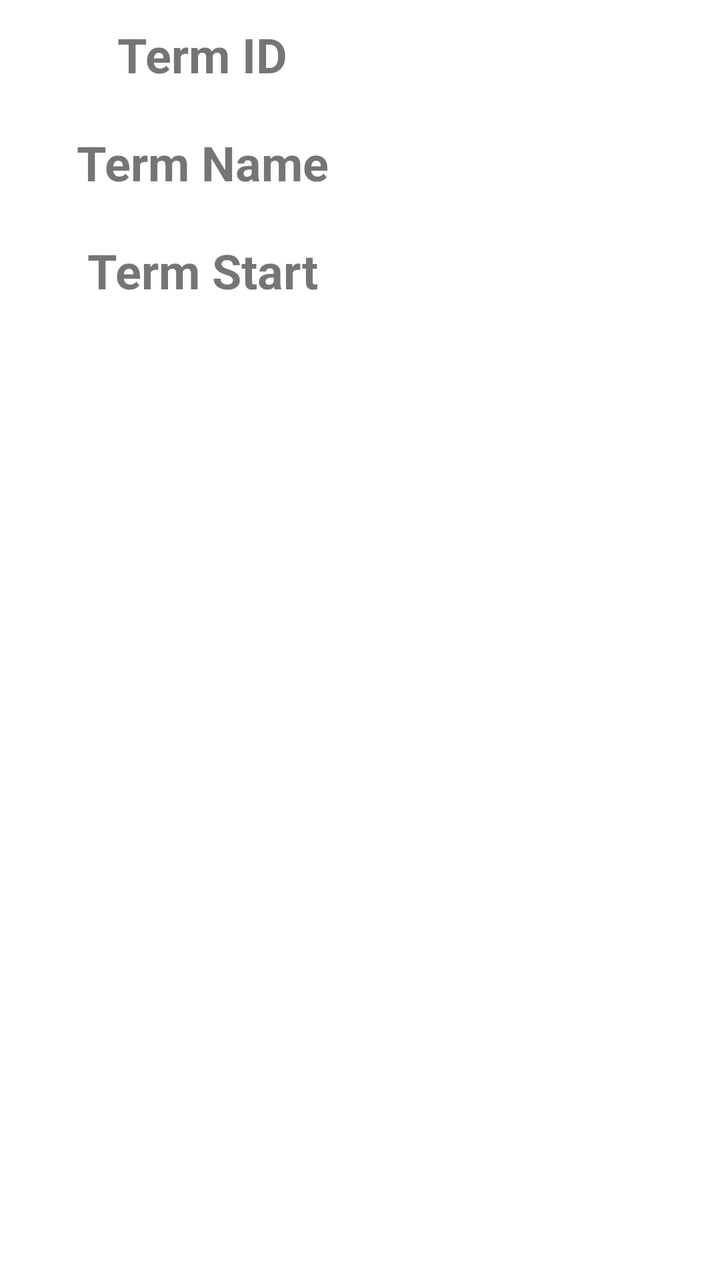
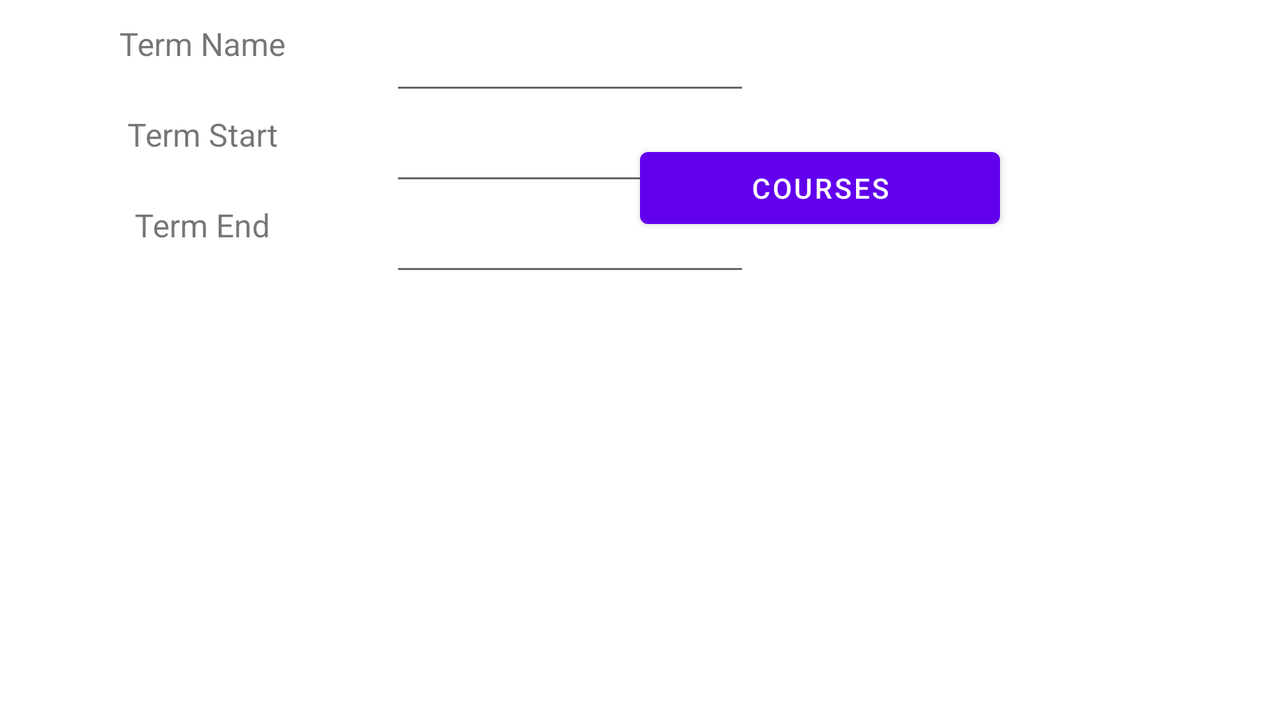

First picture: res/layout/ on a phone held upright. Second picture: the repository's own variant of that layout, on a device whose configuration matches the variant's folder. Source for both follows.
<!-- AndroidManifest.xml: application theme Theme.Glenn_Straughn_C196_App -->
<!-- res/layout/activity_term_details.xml -->
<?xml version="1.0" encoding="utf-8"?>
<androidx.constraintlayout.widget.ConstraintLayout xmlns:android="http://schemas.android.com/apk/res/android"
    xmlns:app="http://schemas.android.com/apk/res-auto"
    xmlns:tools="http://schemas.android.com/tools"
    android:layout_width="match_parent"
    android:layout_height="match_parent"
    tools:context=".UI.TermDetails">

    <LinearLayout
        android:layout_width="391dp"
        android:layout_height="773dp"
        android:orientation="vertical"
        android:layout_margin="9dp"
        tools:layout_editor_absoluteX="1dp"
        tools:layout_editor_absoluteY="77dp"
        app:layout_constraintStart_toStartOf="parent"
        app:layout_constraintTop_toTopOf="parent">

        <LinearLayout
            android:layout_width="match_parent"
            android:layout_height="54dp"
            android:orientation="horizontal">

            <TextView
                android:id="@+id/textView8"
                android:layout_width="180dp"
                android:layout_height="match_parent"
                android:layout_margin="2dp"
                android:text="Term ID"
                android:textAlignment="center"
                android:textSize="24sp"
                android:textStyle="bold" />

            <EditText
                android:id="@+id/termID"
                android:layout_margin="2dp"
                android:layout_width="0dp"
                android:layout_height="match_parent" />
        </LinearLayout>

        <LinearLayout
            android:layout_width="match_parent"
            android:layout_height="54dp"
            android:orientation="horizontal">

            <TextView
                android:id="@+id/textView9"
                android:layout_width="180dp"
                android:layout_height="match_parent"
                android:layout_margin="2dp"
                android:text="Term Name"
                android:textAlignment="center"
                android:textSize="24sp"
                android:textStyle="bold" />

            <EditText
                android:id="@+id/termName"
                android:layout_margin="2dp"
                android:layout_width="0dp"
                android:layout_height="match_parent"/>
        </LinearLayout>

        <LinearLayout
            android:layout_width="match_parent"
            android:layout_height="54dp"
            android:orientation="horizontal">

            <TextView
                android:id="@+id/textView10"
                android:layout_width="180dp"
                android:layout_height="match_parent"
                android:layout_margin="2dp"
                android:text="Term Start"
                android:textAlignment="center"
                android:textSize="24sp"
                android:textStyle="bold" />

            <EditText
                android:id="@+id/termStart"
                android:layout_margin="2dp"
                android:layout_width="0dp"
                android:layout_height="match_parent"/>
        </LinearLayout>


    </LinearLayout>
</androidx.constraintlayout.widget.ConstraintLayout>
<!-- resources referenced by this layout -->
<resources>
  <style name="Theme.Glenn_Straughn_C196_App" parent="Theme.MaterialComponents.DayNight.DarkActionBar">
          
          <item name="colorPrimary">@color/purple_500</item>
          <item name="colorPrimaryVariant">@color/purple_700</item>
          <item name="colorOnPrimary">@color/white</item>
          
          <item name="colorSecondary">@color/teal_200</item>
          <item name="colorSecondaryVariant">@color/teal_700</item>
          <item name="colorOnSecondary">@color/black</item>
          
          <item name="android:statusBarColor" tools:targetApi="l">?attr/colorPrimaryVariant</item>
          
      </style>
</resources>
<!-- res/layout-land/activity_term_details.xml (the repository's variant of the layout above) -->
<!-- drawn on the phone turned sideways -->
<?xml version="1.0" encoding="utf-8"?>
<androidx.constraintlayout.widget.ConstraintLayout xmlns:android="http://schemas.android.com/apk/res/android"
    xmlns:app="http://schemas.android.com/apk/res-auto"
    xmlns:tools="http://schemas.android.com/tools"
    android:layout_width="match_parent"
    android:layout_height="match_parent"
    tools:context=".UI.TermDetails">


    <Button
        android:id="@+id/viewCoursesBtn"
        android:layout_width="180dp"
        android:layout_height="wrap_content"
        android:layout_marginTop="70dp"
        android:layout_marginEnd="140dp"
        android:onClick="enterCourseList"
        android:text="Courses"
        app:layout_constraintEnd_toEndOf="parent"
        app:layout_constraintTop_toTopOf="parent" />

    <ScrollView
        android:id="@+id/scrollView9"
        android:layout_width="851dp"
        android:layout_height="393dp">

        <LinearLayout
            android:layout_width="391dp"
            android:layout_height="773dp"
            android:layout_margin="9dp"
            android:orientation="vertical"
            app:layout_constraintStart_toStartOf="parent"
            app:layout_constraintTop_toTopOf="parent"
            tools:layout_editor_absoluteX="1dp"
            tools:layout_editor_absoluteY="77dp">

            <LinearLayout
                android:layout_width="match_parent"
                android:layout_height="match_parent"
                android:orientation="horizontal">

                <TextView
                    android:id="@+id/textView9"
                    android:layout_width="180dp"
                    android:layout_height="match_parent"
                    android:layout_margin="2dp"
                    android:text="Term Name"
                    android:textAlignment="center"
                    android:textSize="16sp" />

                <EditText
                    android:id="@+id/termName"
                    android:layout_width="180dp"
                    android:layout_height="match_parent"
                    android:layout_margin="2dp" />
            </LinearLayout>

            <LinearLayout
                android:layout_width="match_parent"
                android:layout_height="match_parent"
                android:orientation="horizontal">

                <TextView
                    android:id="@+id/termStartLabel"
                    android:layout_width="180dp"
                    android:layout_height="match_parent"
                    android:layout_margin="2dp"
                    android:text="Term Start"
                    android:textAlignment="center"
                    android:textSize="16sp" />

                <EditText
                    android:id="@+id/termStart"
                    android:layout_width="180dp"
                    android:layout_height="match_parent"
                    android:layout_margin="2dp" />
            </LinearLayout>

            <LinearLayout
                android:layout_width="match_parent"
                android:layout_height="wrap_content"
                android:orientation="horizontal">

                <TextView
                    android:id="@+id/textView11"
                    android:layout_width="180dp"
                    android:layout_height="match_parent"
                    android:layout_margin="2dp"
                    android:text="Term End"
                    android:textAlignment="center"
                    android:textSize="16sp" />

                <EditText
                    android:id="@+id/termEnd"
                    android:layout_width="180dp"
                    android:layout_height="match_parent"
                    android:layout_margin="2dp" />
            </LinearLayout>


        </LinearLayout>
    </ScrollView>

</androidx.constraintlayout.widget.ConstraintLayout>
